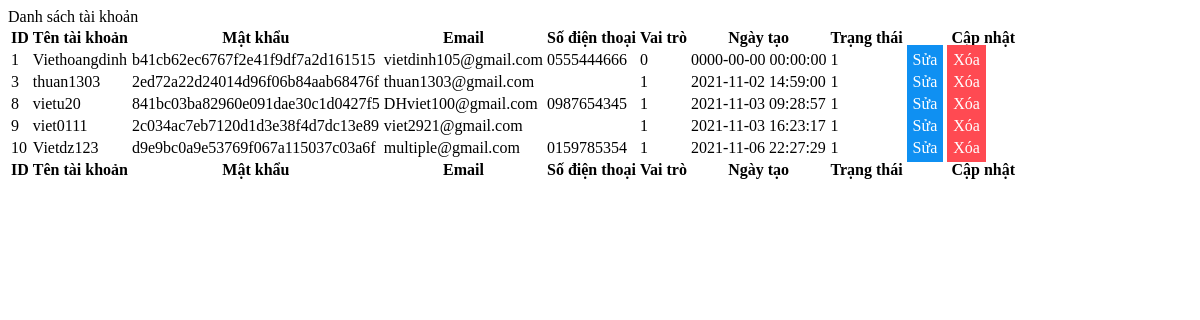
The page /admin/modules/listaccount.php on the database as committed earlier.
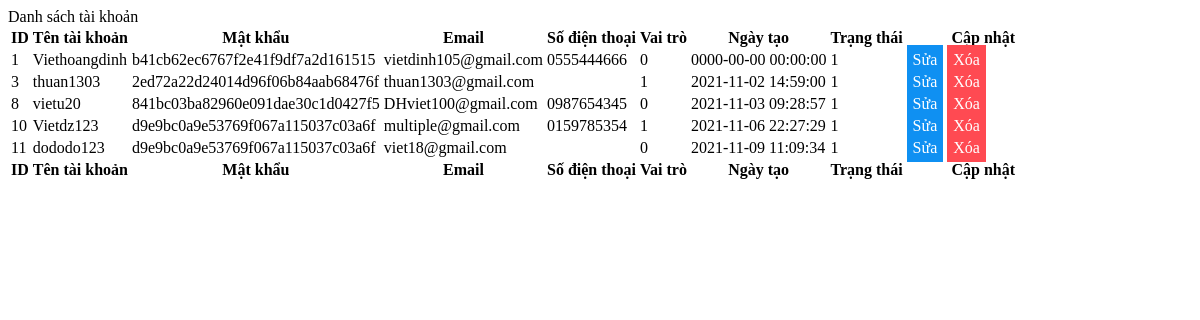
The same page on the database as committed later.
### tables this page shows
CREATE TABLE `user` (
  `user_id` int(10) NOT NULL,
  `user_name` varchar(35) NOT NULL,
  `password` varchar(35) NOT NULL,
  `email` varchar(255) NOT NULL,
  `phone` text DEFAULT NULL,
  `full_name` varchar(255) DEFAULT NULL,
  `address` varchar(255) DEFAULT NULL,
  `role` int(1) NOT NULL,
  `date_create_user` datetime NOT NULL,
  `status` int(11) NOT NULL
);

### admin/modules/listaccount.php (the view, shortened to what this page needs)
<?php
    include('../conn.php');
?>
<div class="card mb-4">
        <div class="card-header">
               Danh sách tài khoản
        </div>
        <div class="card-body">
            <table id="datatablesSimple">
                <thead>
                    <tr>
                        <th>ID</th>
                        <th>Tên tài khoản</th>
                        <th>Mật khẩu</th>
                        <th>Email</th>
                        <th>Số điện thoại</th>
                        <th>Vai trò</th>
                        <th>Ngày tạo</th>
                        <th>Trạng thái</th>
                        <th>Cập nhật</th>
                    </tr>
                </thead>
                <tfoot>
                    <tr>
                        <th>ID</th>
                        <th>Tên tài khoản</th>
                        <th>Mật khẩu</th>
                        <th>Email</th>
                        <th>Số điện thoại</th>
                        <th>Vai trò</th>
                        <th>Ngày tạo</th>
                        <th>Trạng thái</th>
                        <th>Cập nhật</th>
                    </tr>
                </tfoot>
                <tbody>
                <?php
                    $sql_sl = "SELECT * FROM `user`";
                    $listCat = mysqli_query($connect,$sql_sl);
                    while($row = mysqli_fetch_array($listCat)) {?>
                    <tr>
                        <td><?php echo $row["user_id"] ?></td>
                        <td><?php echo $row["user_name"] ?></td>
                        <td><?php echo $row["password"] ?></td>
                        <td><?php echo $row["email"] ?></td>
                        <td><?php echo $row["phone"] ?></td>
                        <td><?php echo $row["role"] ?></td>
                        <td><?php echo $row["date_create_user"] ?></td>
                        <td><?php echo $row["status"] ?></td>
                        <td style="width: 15%;">
                            <a href="?module=addaccount&id=<?php echo $row["user_id"]?>" name="update">Sửa</a>
                            <a href="?module=deleteaccount&id=<?php echo $row["user_id"]?>" onclick="return confirm('Bạn có chắc chắn muốn xóa không?')" name="remove">Xóa</a>
                        </td>
                    </tr>
                   <?php }
                   ?>
                </tbody>
                </div>
    </div>

### admin/modules/listaccount.php (style rules this page uses)
tbody td a:first-child { padding: 5px; background-color: #0F90F2; color: #fff; text-decoration: none; border: 1px solid #0F90F2; transition: 0.3s; }
tbody td a:nth-child(2) { padding: 5px; background-color: #FF4A52; color: #fff; text-decoration: none; border: 1px solid #FF4A52; transition: 0.3s; }

Rows that differ between the two databases and show on the page:
removed user: user_id "9", user_name "viet0111", password "2c034ac7eb7120d1d3e38f4d7dc13e89", email "viet2921@gmail.com", role "1", date_create_user "2021-11-03 16:23:17", status "1"
changed user "vietu20": role "1" → "0"
added user: user_id "11", user_name "dododo123", password "d9e9bc0a9e53769f067a115037c03a6f", email "viet18@gmail.com", role "0", date_create_user "2021-11-09 11:09:34", status "1"
